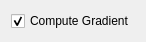
<?xml version="1.0" encoding="UTF-8"?>
<ui version="4.0">
 <class>QmitkMatchCardinalityMetricControls</class>
 <widget class="QWidget" name="QmitkMatchCardinalityMetricControls">
  <property name="geometry">
   <rect>
    <x>0</x>
    <y>0</y>
    <width>130</width>
    <height>38</height>
   </rect>
  </property>
  <property name="windowTitle">
   <string>Form</string>
  </property>
  <layout class="QVBoxLayout" name="verticalLayout">
   <item>
    <widget class="QCheckBox" name="m_ComputeGradient">
     <property name="minimumSize">
      <size>
       <width>0</width>
       <height>20</height>
      </size>
     </property>
     <property name="font">
      <font>
       <weight>50</weight>
       <bold>false</bold>
      </font>
     </property>
     <property name="text">
      <string>Compute Gradient</string>
     </property>
     <property name="checked">
      <bool>true</bool>
     </property>
    </widget>
   </item>
  </layout>
 </widget>
 <resources/>
 <connections/>
</ui>
